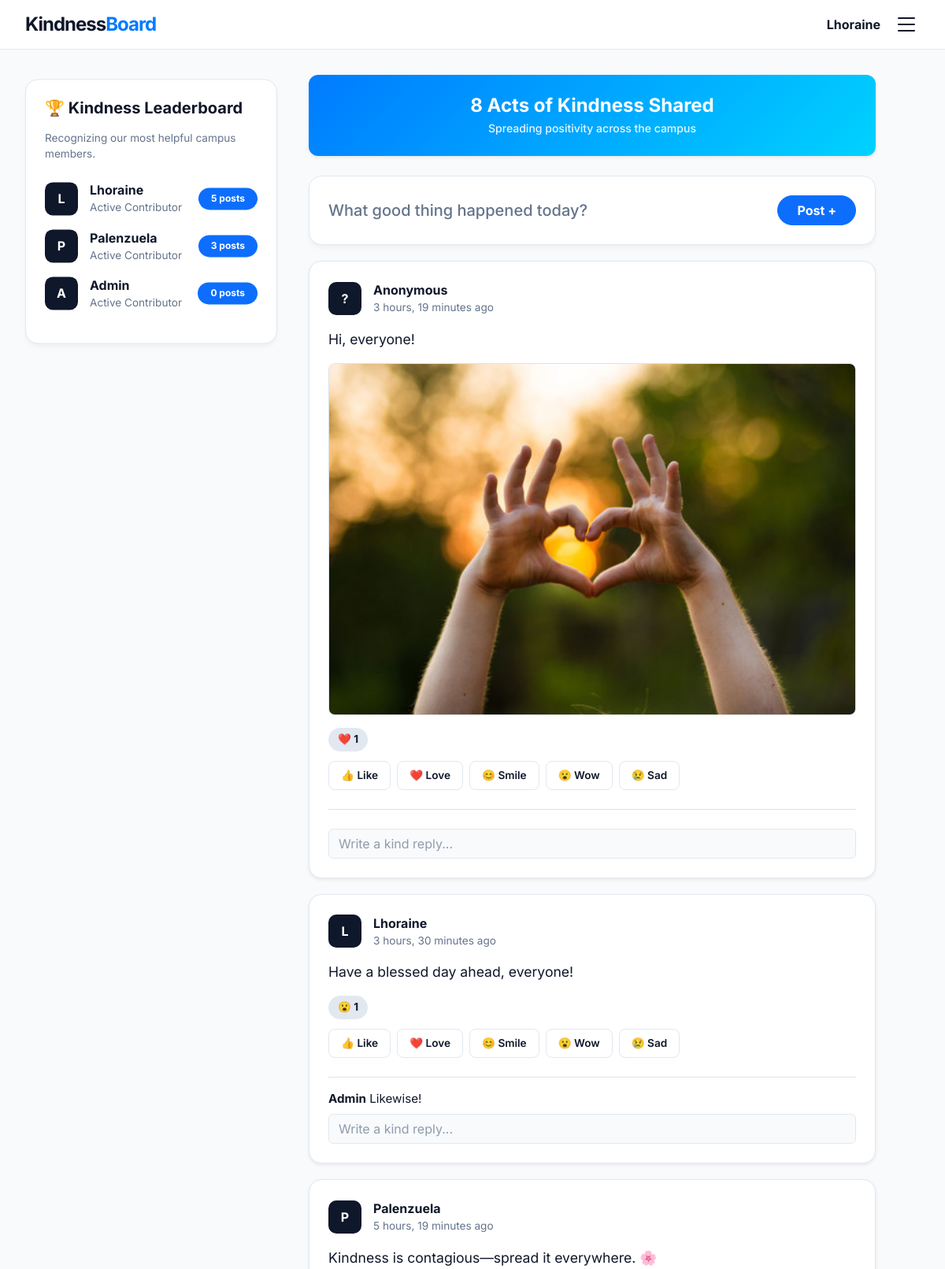
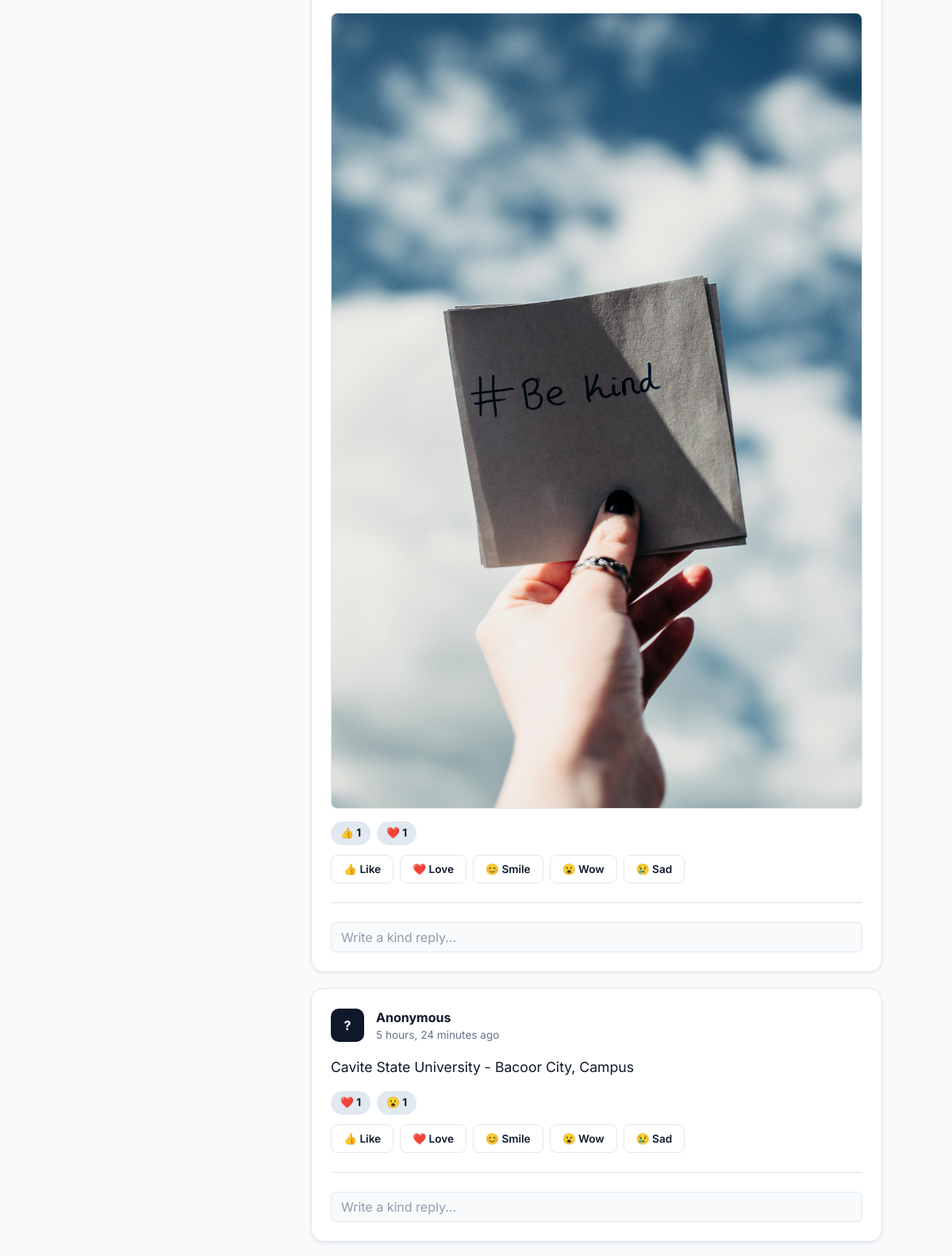
Screenshot of / (signed in, upper part) with the database file from the repository (2 pictures, top to bottom).
### board/models.py (models this page shows, shortened)
class Post(models.Model):
    CATEGORY_CHOICES = [
        ('General', 'General Positivity'),
        ('Thanks', 'Giving Thanks'),
        ('Help', 'Need/Offer Help'),
        ('Inspiration', 'Daily Inspiration'),
    ]
    STATUS_CHOICES = [
        ('Pending', 'Pending'),
        ('Approved', 'Approved'),
        ('Removed', 'Removed'),
    ]
    user = models.ForeignKey(User, on_delete=models.CASCADE)
    content = models.TextField()
    image = models.ImageField(upload_to='posts/', blank=True, null=True)
    created_at = models.DateTimeField(auto_now_add=True)
    is_anonymous = models.BooleanField(default=False)
    category = models.CharField(max_length=20, choices=CATEGORY_CHOICES, default='General')
    status = models.CharField(max_length=10, choices=STATUS_CHOICES, default='Pending')
    @property
    def like_count(self):
        return self.reactions.filter(reaction_type='Like').count()
    @property
    def love_count(self):
        return self.reactions.filter(reaction_type='Love').count()
    @property
    def smile_count(self):
        return self.reactions.filter(reaction_type='Smile').count()
    @property
    def wow_count(self):
        return self.reactions.filter(reaction_type='Wow').count()
    @property
    def sad_count(self):
        return self.reactions.filter(reaction_type='Sad').count()

class Comment(models.Model):
    post = models.ForeignKey(Post, on_delete=models.CASCADE, related_name='comments')
    user = models.ForeignKey(User, on_delete=models.CASCADE)
    comment_text = models.TextField()
    created_at = models.DateTimeField(auto_now_add=True)

### board/views.py (the view)
# urls.py: path('', views.index, name='index'),
def index(request):
    if not request.user.is_authenticated:
        return render(request, 'board/landing.html')
    posts = Post.objects.filter(status='Approved').order_by('-created_at').prefetch_related('comments', 'reactions')
    total_kindness = Post.objects.filter(status='Approved').count()
    leaderboard = User.objects.annotate(
        approved_posts_count=Count('post', filter=Q(post__status='Approved'))
    ).order_by('-approved_posts_count')[:5]
    return render(request, 'board/index.html', {
        'posts': posts,
        'total_kindness': total_kindness,
        'leaderboard': leaderboard
    })

### board/templates/board/index.html (shortened to what this page needs)
<!DOCTYPE html>
<html lang="en">
<head>
    <link href="https://cdn.jsdelivr.net/npm/bootstrap@5.3.0/dist/css/bootstrap.min.css" rel="stylesheet">
</head>
<body>
<nav class="navbar-custom d-flex justify-content-between align-items-center">
    <div class="d-flex align-items-center">
        <a href="{% url 'index' %}" class="text-decoration-none fw-bold fs-4 me-3" style="letter-spacing: -1px; color: var(--text-main);">
            Kindness<span style="color: #007bff;">Board</span>
        </a>
    </div>
    <div class="d-flex align-items-center">
        <span class="me-3 fw-bold">{{ user.username }}</span>
        <div class="dropdown">
            <button class="btn p-0" type="button" data-bs-toggle="dropdown" style="color: var(--text-main);">
                <svg width="32" height="32" fill="currentColor" viewBox="0 0 16 16"><path d="M2.5 12a.5.5 0 0 1 .5-.5h10a.5.5 0 0 1 0 1H3a.5.5 0 0 1-.5-.5m0-4a.5.5 0 0 1 .5-.5h10a.5.5 0 0 1 0 1H3a.5.5 0 0 1-.5-.5m0-4a.5.5 0 0 1 .5-.5h10a.5.5 0 0 1 0 1H3a.5.5 0 0 1-.5-.5"/></svg>
            </button>
        </div>
    </div>
</nav>
<div class="feed-container">
    <aside class="sidebar">
        <div class="glass-card">
            <h5 class="fw-bold mb-3">🏆 Kindness Leaderboard</h5>
            <p class="dynamic-sub mb-4">Recognizing our most helpful campus members.</p>
            {% for entry in leaderboard %}
            <div class="d-flex align-items-center justify-content-between mb-3">
                <div class="d-flex align-items-center">
                    <div class="avatar-box">{{ entry.username|first|upper }}</div>
                    <div>
                        <div class="fw-bold">{{ entry.username }}</div>
                        <div class="dynamic-sub">Active Contributor</div>
                    </div>
                </div>
                <span class="badge bg-primary rounded-pill px-3 py-2">{{ entry.approved_posts_count }} posts</span>
            </div>
            {% endfor %}
        </div>
    </aside>
    <main class="main-wall">
        <div class="stats-banner shadow-sm">
            <h4 class="fw-bold mb-1">{{ total_kindness }} Acts of Kindness Shared</h4>
            <p class="small mb-0">Spreading positivity across the campus</p>
        </div>
        <div class="glass-card d-flex align-items-center justify-content-between py-4">
            <span class="prompt-text">What good thing happened today?</span>
            <a href="{% url 'create_post' %}" class="btn btn-primary rounded-pill px-4 fw-bold">Post +</a>
        </div>
        {% for post in posts %}
        <div class="glass-card shadow-sm post-anchor" id="post-{{ post.id }}">
            <div class="d-flex align-items-center mb-3">
                <div class="avatar-box">{% if post.is_anonymous %}?{% else %}{{ post.user.username|first|upper }}{% endif %}</div>
                <div>
                    <div class="fw-bold">{% if post.is_anonymous %}Anonymous{% else %}{{ post.user.username }}{% endif %}</div>
                    <div class="dynamic-sub">{{ post.created_at|timesince }} ago</div>
                </div>
            </div>
            <p style="font-size: 1.1rem; line-height: 1.6;">{{ post.content }}</p>
            {% if post.image %}<img src="{{ post.image.url }}" class="img-fluid rounded-3 mb-3 border w-100">{% endif %}
            <div class="reaction-summary">
                {% if post.like_count > 0 %}<span class="pill">👍 {{ post.like_count }}</span>{% endif %}
                {% if post.love_count > 0 %}<span class="pill">❤️ {{ post.love_count }}</span>{% endif %}
                {% if post.wow_count > 0 %}<span class="pill">😮 {{ post.wow_count }}</span>{% endif %}
            </div>
            <div class="d-flex gap-2 flex-wrap mb-4">
                <a href="{% url 'add_reaction' post.id 'Like' %}" class="action-btn">👍 Like</a>
                <a href="{% url 'add_reaction' post.id 'Love' %}" class="action-btn">❤️ Love</a>
                <a href="{% url 'add_reaction' post.id 'Smile' %}" class="action-btn">😊 Smile</a>
                <a href="{% url 'add_reaction' post.id 'Wow' %}" class="action-btn">😮 Wow</a>
                <a href="{% url 'add_reaction' post.id 'Sad' %}" class="action-btn">😢 Sad</a>
            </div>
            <div class="comment-section mt-3 pt-3 border-top">
                {% for comment in post.comments.all %}
                <div class="mb-2" style="font-size: 0.95rem;">
                    <strong>{{ comment.user.username }}</strong> {{ comment.comment_text }}
                </div>
                {% endfor %}
                <form action="{% url 'add_comment' post.id %}" method="POST" class="mt-2">
                    <input type="text" name="comment_text" class="form-control comment-input" placeholder="Write a kind reply..." required>
                </form>
            </div>
        </div>
        {% endfor %}
    </main>
</div>
</body>
</html>

### board/templates/board/index.html (style rules this page uses)
:root { --bg-app: #f8fafc; --card-bg: #ffffff; --text-main: #0f172a; --text-sub: #64748b; --border-color: #e2e8f0; }
body { background-color: var(--bg-app); color: var(--text-main); font-family: 'Inter', sans-serif; transition: background 0.3s ease; margin: 0; scroll-behavior: smooth; }
.navbar-custom { background: var(--card-bg); border-bottom: 1px solid var(--border-color); padding: 0.8rem 2rem; position: sticky; top: 0; z-index: 1000; }
.feed-container { display: flex; flex-direction: row; justify-content: flex-start; padding: 2rem 2rem; gap: 2.5rem; max-width: 100%; margin: 0; }
.sidebar { width: 320px; flex-shrink: 0; position: sticky; top: 100px; height: fit-content; }
.main-wall { flex: 1; max-width: 720px; min-width: 0; }
.glass-card { background: var(--card-bg); border: 1px solid var(--border-color); border-radius: 16px; padding: 24px; margin-bottom: 20px; box-shadow: 0 4px 6px -1px rgba(0,0,0,0.05); }
.post-anchor { scroll-margin-top: 110px; }
.prompt-text { font-size: 1.25rem; font-weight: 500; color: var(--text-sub); }
.stats-banner { background: linear-gradient(135deg, #007bff, #00d2ff); color: white !important; border-radius: 12px; padding: 25px; text-align: center; margin-bottom: 25px; }
.stats-banner p { color: rgba(255,255,255,0.9) !important; font-weight: 500; }
.avatar-box { width: 42px; height: 42px; border-radius: 10px; background: #0f172a !important; color: #ffffff !important; display: flex; align-items: center; justify-content: center; font-weight: 700; margin-right: 15px; }
.reaction-summary { display: flex; gap: 8px; margin-bottom: 12px; height: 30px; }
.pill { background: #e2e8f0; color: #0f172a; padding: 4px 12px; border-radius: 20px; font-size: 0.85rem; font-weight: 700; }
.action-btn { border: 1px solid var(--border-color); background: var(--card-bg); color: var(--text-main); padding: 7px 15px; border-radius: 8px; font-size: 0.85rem; font-weight: 600; text-decoration: none; transition: all 0.2s; }
.dynamic-sub { color: var(--text-sub) !important; font-size: 0.85rem; }
.comment-input { background-color: var(--bg-app) !important; color: var(--text-main) !important; border: 1px solid var(--border-color) !important; }
.comment-input::placeholder { color: var(--text-sub); opacity: 0.7; }

### rows the page displays
Post: is_anonymous "Anonymous", created_at "3 hours, 19 minutes", content "Hi, everyone!", image (picture), love_count "1"
Post: user.username|first "L", user.username "Lhoraine", created_at "3 hours, 30 minutes", content "Have a blessed day ahead, everyone!", wow_count "1"
Comment: user.username "Admin", comment_text "Likewise!"
Post: user.username|first "P", user.username "Palenzuela", created_at "5 hours, 19 minutes", content "Kindness is contagious—spread it everywhere. 🌸", image (picture), like_count "1", love_count "1"
Post: is_anonymous "Anonymous", created_at "5 hours, 24 minutes", content "Cavite State University - Bacoor City, Campus", love_count "1", wow_count "1"

### other values shown
{{ user.username }} "Lhoraine"
{{ entry.username|first|upper }} "L"
{{ entry.username }} "Lhoraine"
{{ entry.approved_posts_count }} "5"
{{ entry.username|first|upper }} "P"
{{ entry.username }} "Palenzuela"
{{ entry.approved_posts_count }} "3"
{{ entry.username|first|upper }} "A"
{{ entry.username }} "Admin"
{{ entry.approved_posts_count }} "0"
{{ total_kindness }} "8"
